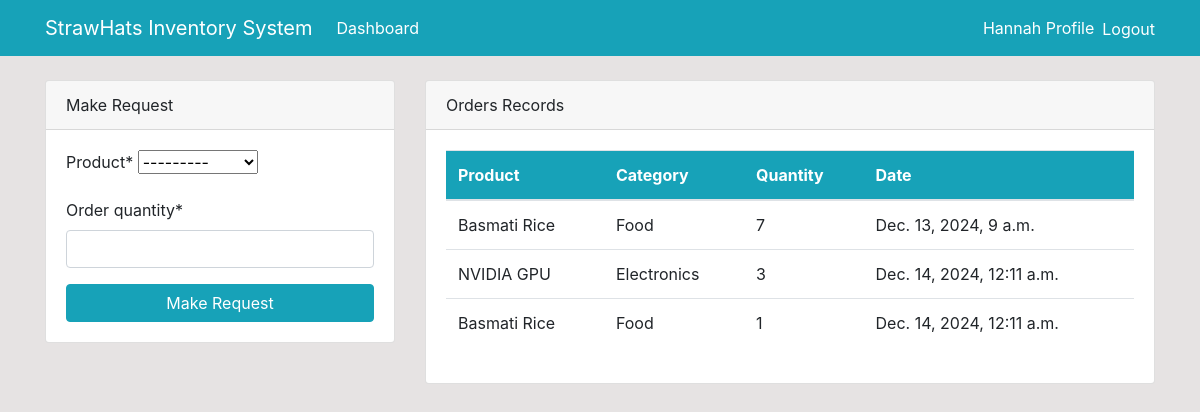
Page /dashboard/ (signed in) on the earlier database version.
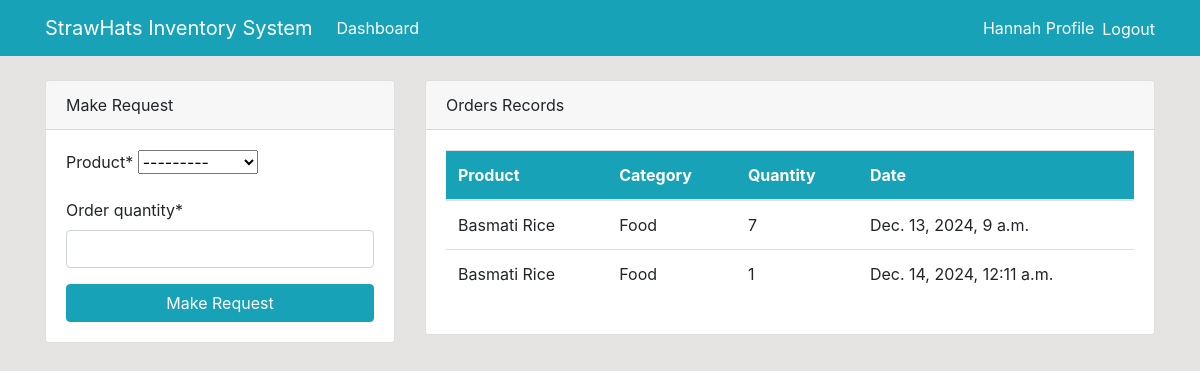
Same page on the later database version.
### dashboard/models.py (models this page shows, shortened)
class Order(models.Model):
    product = models.ForeignKey(Product, on_delete=models.CASCADE, null=True)
    staff = models.ForeignKey(User, models.CASCADE, null=True)
    order_quantity = models.PositiveIntegerField(null=True)
    date = models.DateTimeField(auto_now_add=True)
    class Meta:
        verbose_name_plural = 'Order'

class Product(models.Model):
    name = models.CharField(max_length=100, null=True)
    category=models.CharField(max_length=20, choices=CATEGORY, null=True)
    quantity=models.PositiveIntegerField(null=True)
    class Meta:
        verbose_name_plural = 'Product'
    def __str__(self):
        return f'{self.name}'

### dashboard/views.py (the view)
# urls.py: path('dashboard/', views.index, name='dashboard-index'),
@login_required
def index(request):
    orders = Order.objects.all()
    products = Product.objects.all()
    orders_count = orders.count()
    products_count = products.count()
    workers_count = User.objects.all().count()
    if request.method == 'POST':
        form = OrderForm(request.POST)
        if form.is_valid():
            instance = form.save(commit=False)
            instance.staff = request.user
            instance.save()
            return redirect('dashboard-index')
    else:
        form = OrderForm()
    context = {
        'orders' : orders,
        'form': form,
        'products' : products,
        'products_count' : products_count,
        'workers_count' : workers_count,
        'orders_count' : orders_count,
    }
    return render(request, 'dashboard/index.html', context)

### dashboard/forms.py
class OrderForm(forms.ModelForm):
    class Meta:
        model = Order
        fields = ['product', 'order_quantity']

### templates/dashboard/index.html (shortened to what the changed rows need)
{% extends 'partials/base.html' %}
{% block content %}
{% if user.is_authenticated and user.is_staff and user.is_superuser %}
{% include 'partials/topnav.html' %}
<div class="container mt-5">
    <div class="row">
        <div class="col-md-6 mb-4">
            <div class="card shadow-sm">
                <div class="card-header bg-info text-white text-center">
                    <h4>Product Distribution (Pie Chart)</h4>
                </div>
                <div class="card-body">
                    <canvas id="myChart1" width="400" height="300"></canvas>
                    <script>
                        var ctx = document.getElementById('myChart1').getContext('2d');
                        var myChart1 = new Chart(ctx, {
                            type: 'pie',
                            data: {
                                labels: [{% for order in orders  %} '{{ order.product.name }}', {% endfor %}],
                                datasets: [{
                                    label: 'Orders',
                                    data: [{% for order in orders %} {{order.order_quantity}}, {%endfor%}],
                                    backgroundColor: [
                                        'rgba(255, 99, 132, 1)',
                                        'rgba(54, 162, 235, 1)',
                                        'rgba(255, 206, 86, 1)',
                                        'rgba(75, 192, 192, 1)',
                                        'rgba(153, 102, 255, 1)',
                                        'rgba(25, 159, 64, 1)',
                                        'rgba(211, 99, 132, 1)',
                                        'rgba(234, 162, 235, 1)',
                                        'rgba(255, 206, 86, 1)',
                                        'rgba(34, 142, 192, 1)',
                                        'rgba(153, 102, 255, 1)',
                                        'rgba(255, 159, 64, 1)',
                                    ],
                                    borderColor: [
                                        'rgba(255, 99, 132, 1)',
                                        'rgba(54, 162, 235, 1)',
                                        'rgba(255, 206, 86, 1)',
                                        'rgba(75, 192, 192, 1)',
                                        'rgba(153, 102, 255, 1)',
                                        'rgba(255, 159, 64, 1)',
                                        'rgba(25, 159, 64, 1)',
                                        'rgba(211, 99, 132, 1)',
                                        'rgba(234, 162, 235, 1)',
                                        'rgba(255, 206, 86, 1)',
                                        'rgba(34, 142, 192, 1)',
                                        'rgba(153, 102, 255, 1)',
                                        'rgba(255, 159, 64, 1)',
                                    ],
                                    borderWidth: 1
                                }]
                            },
                            options: {
                                scales: {
                                    yAxes: [{
                                        ticks: {
                                            beginAtZero: true
                                        }
                                    }]
                                }
                            }
                        });
                    </script>
                </div>
            </div>
        </div>
        <div class="col-md-6 mb-4">
            <div class="card shadow-sm">
                <div class="card-header bg-info text-white text-center">
                    <h4>Product Sales (Bar Chart)</h4>
                </div>
                <div class="card-body">
                    <canvas id="myChart" width="400" height="300"></canvas>
                    <script>
                        var ctx = document.getElementById('myChart').getContext('2d');
                        var myChart = new Chart(ctx, {
                            type: 'bar',
                            data: {
                                labels: [{% for product in products %} '{{ product.name }}', {% endfor %}],
                                datasets: [{
                                    label: 'Products',
                                    data: [{% for product in products %} {{ product.quantity}}, {% endfor %}],
                                    backgroundColor: [
                                        'rgba(255, 99, 132, 1)',
                                        'rgba(54, 162, 235, 1)',
                                        'rgba(255, 206, 86, 1)',
                                        'rgba(75, 192, 192, 1)',
                                        'rgba(153, 102, 255, 1)',
                                        'rgba(255, 159, 64, 1)',
                                        'rgba(255, 206, 86, 1)',
                                        'rgba(75, 192, 192, 1)',
                                        'rgba(153, 102, 255, 1)',
                                        'rgba(255, 159, 64, 1)',
                                        'rgba(25, 159, 64, 1)',
                                        'rgba(211, 99, 132, 1)',
                                        'rgba(234, 162, 235, 1)',
                                        'rgba(255, 206, 86, 1)',
                                        'rgba(34, 142, 192, 1)',
                                        'rgba(153, 102, 255, 1)',
                                        'rgba(255, 159, 64, 1)',
                                    ],
                                    borderColor: [
                                        'rgba(255, 99, 132, 1)',
                                        'rgba(54, 162, 235, 1)',
                                        'rgba(255, 206, 86, 1)',
                                        'rgba(75, 192, 192, 1)',
                                        'rgba(153, 102, 255, 1)',
                                        'rgba(255, 159, 64, 1)'
                                    ],
                                    borderWidth: 1
                                }]
                            },
                            options: {
                                scales: {
                                    yAxes: [{
                                        ticks: {
                                            beginAtZero: true
                                        }
                                    }]
                                }
                            }
                        });
                    </script>
                </div>
            </div>
        </div>
    </div>
</div>
{% else %}
{% include 'dashboard/staff_index.html' %}
{% endif %}
{% endblock %}

### templates/dashboard/staff_index.html (shortened to what this page needs)
{% load crispy_forms_tags %}
<div class="container">
    <div class="row mt-4">
        <div class="col-md-4">
            <div class="card">
                <div class="card-header">
                    Make Request
                </div>
                <div class="card-body">
                    <form method="POST">
                        {{ form|crispy }}
                        <input class="btn btn-info btn-block" type="submit" value="Make Request">
                    </form>
                </div>
            </div>
        </div>
        <div class="col-md-8">
            <div class="card">
                <div class="card-header">
                    Orders Records
                </div>
                <div class="card-body">
                    <table class="table bg-white">
                        <thead class="bg-info text-white">
                            <tr>
                                <th scope="col">Product</th>
                                <th scope="col">Category</th>
                                <th scope="col">Quantity</th>
                                <th scope="col">Date</th>
                            </tr>
                        </thead>
                        <tbody>
                            {% for order in orders %}
                            {% if order.staff == user %}
                            <tr>
                                <td>{{ order.product.name }}</td>
                                <td>{{ order.product.category }}</td>
                                <td>{{ order.order_quantity }}</td>
                                <td>{{ order.date }}</td>
                            </tr>
                            {% endif %}
                            {% endfor %}
                        </tbody>
                    </table>
                </div>
            </div>
        </div>
    </div>
</div>

Differences in the rows shown:
removed Order: product.name "NVIDIA GPU", product.category "Electronics", order_quantity "3", date "Dec. 14, 2024, 12:11 a.m."
